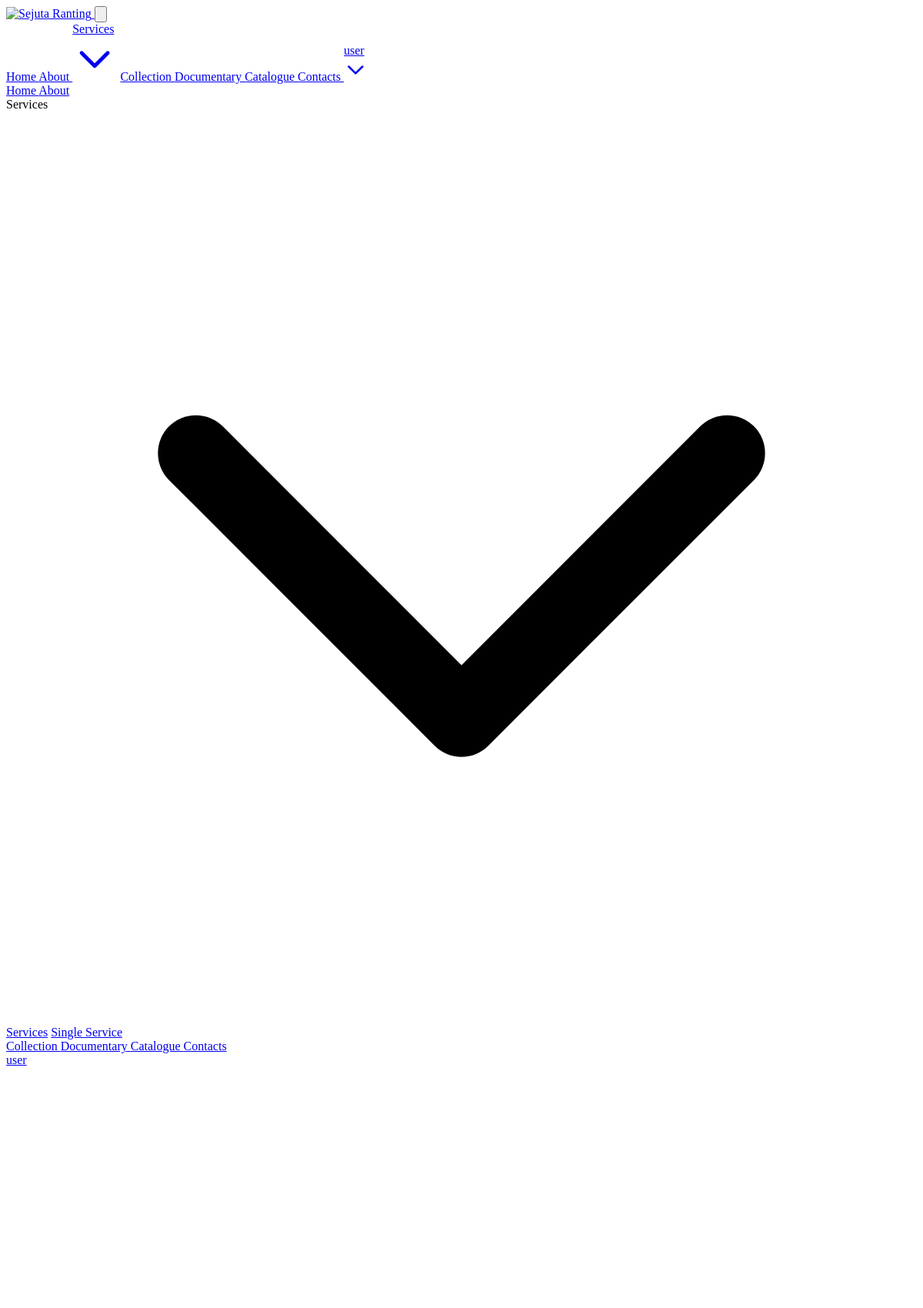
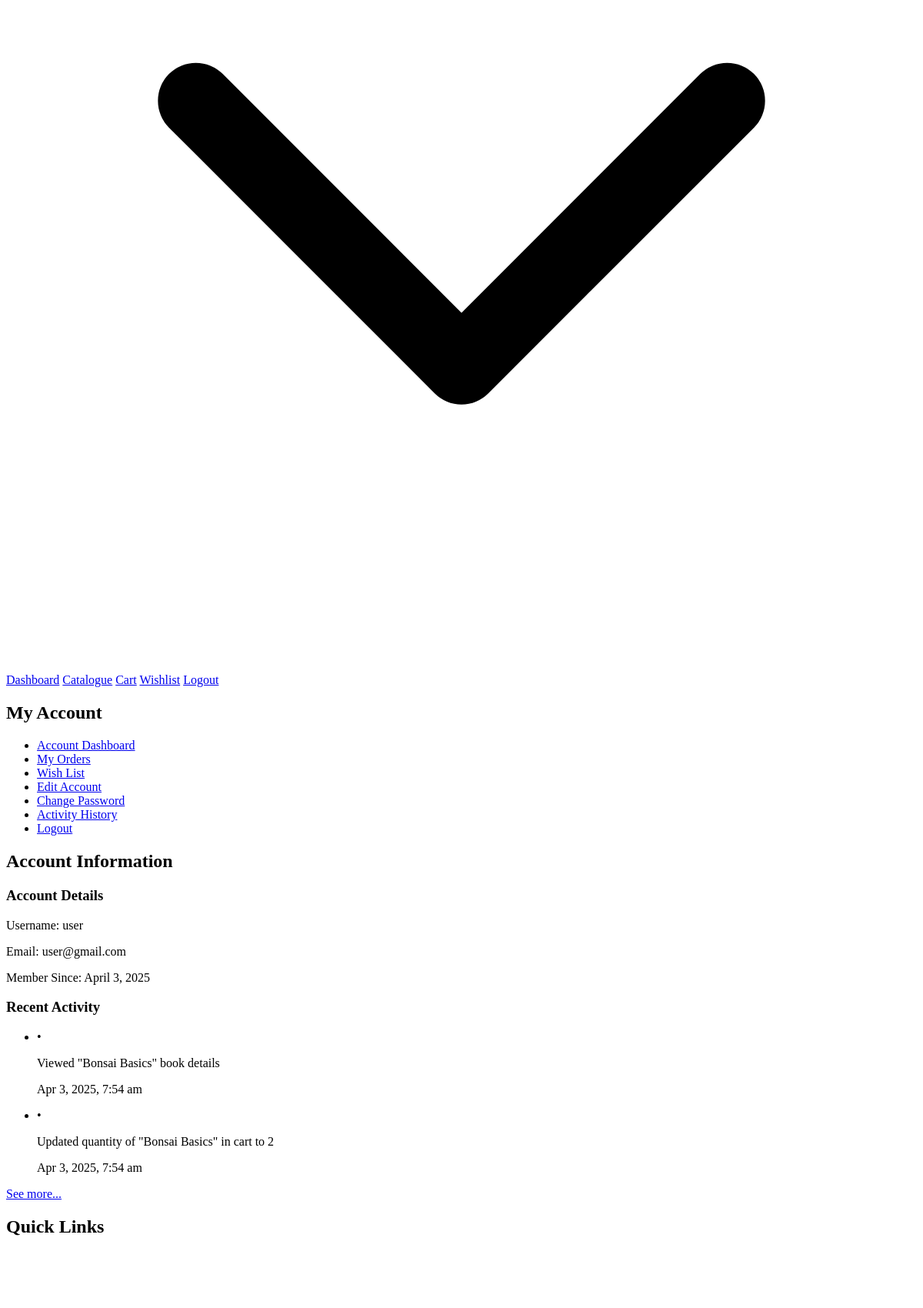
Screenshot of /dashboard.php (signed in, upper part) with the database file from the repository (2 pictures, top to bottom).
### tables this page shows
CREATE TABLE users (
                    id INTEGER PRIMARY KEY AUTOINCREMENT,
                    username TEXT NOT NULL UNIQUE,
                    email TEXT NOT NULL UNIQUE,
                    password TEXT NOT NULL,
                    created_at DATETIME DEFAULT CURRENT_TIMESTAMP,
                    is_admin INTEGER DEFAULT 0
                );

CREATE TABLE user_activities (
            id INTEGER PRIMARY KEY AUTOINCREMENT,
            user_id INTEGER NOT NULL,
            activity_type VARCHAR(50) NOT NULL,
            activity_description TEXT NOT NULL,
            related_id INTEGER,
            created_at DATETIME DEFAULT CURRENT_TIMESTAMP,
            FOREIGN KEY (user_id) REFERENCES users(id)
        );

### includes/functions.php (called while the page is built, shortened)
<?php
function get_recent_user_activities($user_id, $limit = 5) {
    try {
        $db = get_db_connection();
        $query = $db->prepare("
            SELECT * FROM user_activities
            WHERE user_id = :user_id
            ORDER BY created_at DESC
            LIMIT :limit
        ");
        $query->bindValue(':user_id', $user_id, SQLITE3_INTEGER);
        $query->bindValue(':limit', $limit, SQLITE3_INTEGER);
        $result = $query->execute();
        $activities = [];
        while ($row = $result->fetchArray(SQLITE3_ASSOC)) {
            $activities[] = $row;
        }
        return $activities;
    } catch (Exception $e) {
        error_log("Error getting user activities: " . $e->getMessage());
        return [];
    }
}

### dashboard.php (the view, shortened to what this page needs)
<?php
require_once 'includes/header.php';
$user_id = $_SESSION['user_id'];
$db = get_db_connection();
$query = $db->prepare("SELECT username, email, created_at FROM users WHERE id = :user_id");
$query->bindValue(':user_id', $user_id, SQLITE3_INTEGER);
$result = $query->execute();
$user = $result->fetchArray(SQLITE3_ASSOC);
$activities = get_recent_user_activities($user_id, 2);
$recent_activities = [];
foreach ($activities as $activity) {
    $recent_activities[] = $activity;
}
$username = 'Unknown';
$email = 'Unknown';
$registration_date = 'Unknown';
if ($user && is_array($user)) {
    $username = $user['username'] ?? 'Unknown';
    $email = $user['email'] ?? 'Unknown';
    $registration_date = isset($user['created_at']) && !empty($user['created_at']) ?
        date('F j, Y', strtotime($user['created_at'])) : 'Unknown';
}
?>
<section class="py-16">
    <div class="container mx-auto max-w-4xl">
        <div class="bg-white rounded-lg shadow-lg overflow-hidden">
            <div class="bg-primary text-white p-6">
                <h1 class="text-3xl font-bold">My Account</h1>
            </div>
            <div class="p-6">
                <div class="flex flex-col md:flex-row">
                    <div class="md:w-1/4 mb-8 md:mb-0">
                        <ul class="space-y-2">
                            <li>
                                <a href="dashboard.php" class="block px-4 py-2 bg-gray-100 rounded font-medium">Account Dashboard</a>
                            </li>
                            <li>
                                <a href="my_orders.php" class="block px-4 py-2 hover:bg-gray-100 rounded">My Orders</a>
                            </li>
                            <li>
                                <a href="wishlist.php" class="block px-4 py-2 hover:bg-gray-100 rounded">Wish List</a>
                            </li>
                            <li>
                                <a href="edit_account.php" class="block px-4 py-2 hover:bg-gray-100 rounded">Edit Account</a>
                            </li>
                            <li>
                                <a href="change_password.php" class="block px-4 py-2 hover:bg-gray-100 rounded">Change Password</a>
                            </li>
                            <li>
                                <a href="activity_history.php" class="block px-4 py-2 hover:bg-gray-100 rounded">Activity History</a>
                            </li>
                            <li>
                                <a href="logout.php" class="block px-4 py-2 hover:bg-gray-100 rounded text-red-600">Logout</a>
                            </li>
                        </ul>
                    </div>
                    <div class="md:w-3/4 md:pl-8">
                        <h2 class="text-2xl font-bold mb-6">Account Information</h2>
                        <div class="bg-gray-50 p-6 rounded-lg mb-6">
                            <div class="grid grid-cols-1 md:grid-cols-2 gap-6">
                                <div>
                                    <h3 class="text-lg font-semibold mb-3">Account Details</h3>
                                    <p class="mb-1"><span class="font-medium">Username:</span> <?php echo htmlspecialchars($username); ?></p>
                                    <p class="mb-1"><span class="font-medium">Email:</span> <?php echo htmlspecialchars($email); ?></p>
                                    <p><span class="font-medium">Member Since:</span> <?php echo $registration_date; ?></p>
                                </div>
                                <div>
                                    <h3 class="text-lg font-semibold mb-3">Recent Activity</h3>
                                    <?php if (empty($recent_activities)): ?>
                                        <p class="text-gray-600">No recent activity to display.</p>
                                    <?php else: ?>
                                        <ul class="space-y-2 mb-4">
                                            <?php foreach ($recent_activities as $activity): ?>
                                                <li class="text-gray-700">
                                                    <div class="flex items-start">
                                                        <span class="mr-2">•</span>
                                                        <div>
                                                            <p><?php echo htmlspecialchars($activity['activity_description']); ?></p>
                                                            <p class="text-xs text-gray-500">
                                                                <?php echo date('M j, Y, g:i a', strtotime($activity['created_at'])); ?>
                                                            </p>
                                                        </div>
                                                    </div>
                                                </li>
                                            <?php endforeach; ?>
                                        </ul>
                                        <a href="activity_history.php" class="text-primary hover:underline text-sm font-medium">See more...</a>
                                    <?php endif; ?>
                                </div>
                            </div>
                        </div>
                        <h2 class="text-2xl font-bold mb-6">Quick Links</h2>
                        <div class="grid grid-cols-1 md:grid-cols-3 gap-6">
                            <a href="catalogue.php" class="bg-white p-5 border border-gray-200 rounded-lg shadow-sm hover:shadow-md transition-shadow text-center flex flex-col items-center justify-center h-40">
                                <div class="bg-primary bg-opacity-10 p-3 rounded-full mb-3">
                                </div>
                            </a>
                        </div>
                    </div>
                </div>
            </div>
        </div>
    </div>
</section>
<?php require_once 'includes/footer.php'; ?>

### rows the page displays
users: username "user", email "user@gmail.com", created_at "April 3, 2025"
user_activities: activity_description "Viewed \"Bonsai Basics\" book details", created_at "Apr 3, 2025, 7:54 am"
user_activities: activity_description "Updated quantity of \"Bonsai Basics\" in cart to 2", created_at "Apr 3, 2025, 7:54 am"

### other values shown
$_SESSION['username'] "user"
